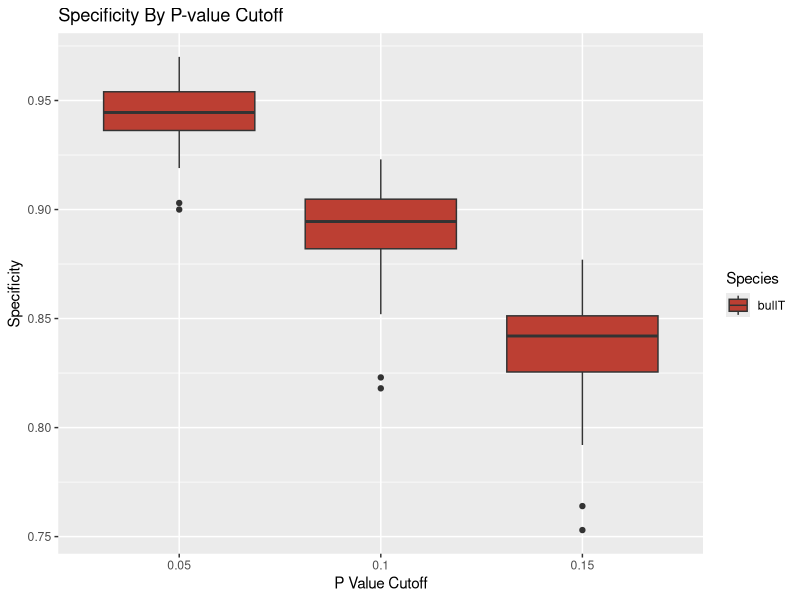
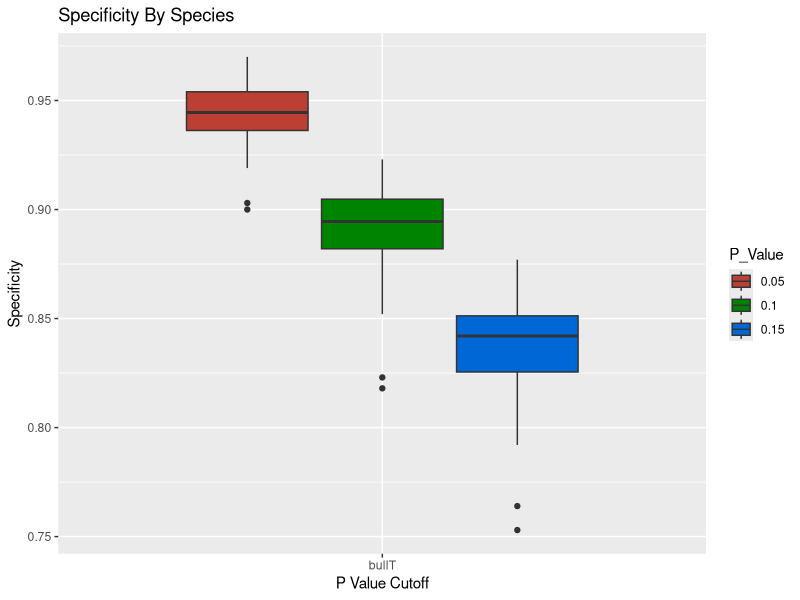

Reproduce these figures in R, in order.
library(ggplot2)
library(reshape2)
library(RColorBrewer)

bullT_data <- read.csv("bullT_restricted_sens_spec.csv")

#combine data into one frame
full_data <- bullT_data
print(head(full_data))
names(full_data) <- gsub("\\.","_",names(full_data))
print(head(full_data))
specificty_data <- full_data[full_data$Decline == 0 ,]
specificty_data$P_Value <- factor(specificty_data$P_Value)

g <- ggplot(specificty_data,aes(x = P_Value, y = Power_Percent))+labs(x = 'P Value Cutoff', y = 'Specificity', title = 'Specificity By P-value Cutoff')
g_graph <- g+geom_boxplot(aes(fill = Species))+ scale_fill_hue(l=45)+scale_color_brewer(palette = "Dark2")
ggsave("Specificity_by_p_val.png",device = "png",width = 4, height = 4)


g <- ggplot(specificty_data,aes(x = Species, y = Power_Percent))+labs(x = 'P Value Cutoff', y = 'Specificity', title = 'Specificity By Species')
g_graph <- g+geom_boxplot(aes(fill = P_Value))+ scale_fill_hue(l=45)+scale_color_brewer(palette = "Dark2")
ggsave("Specificity_by_species.png",device = "png",width = 4, height = 4)